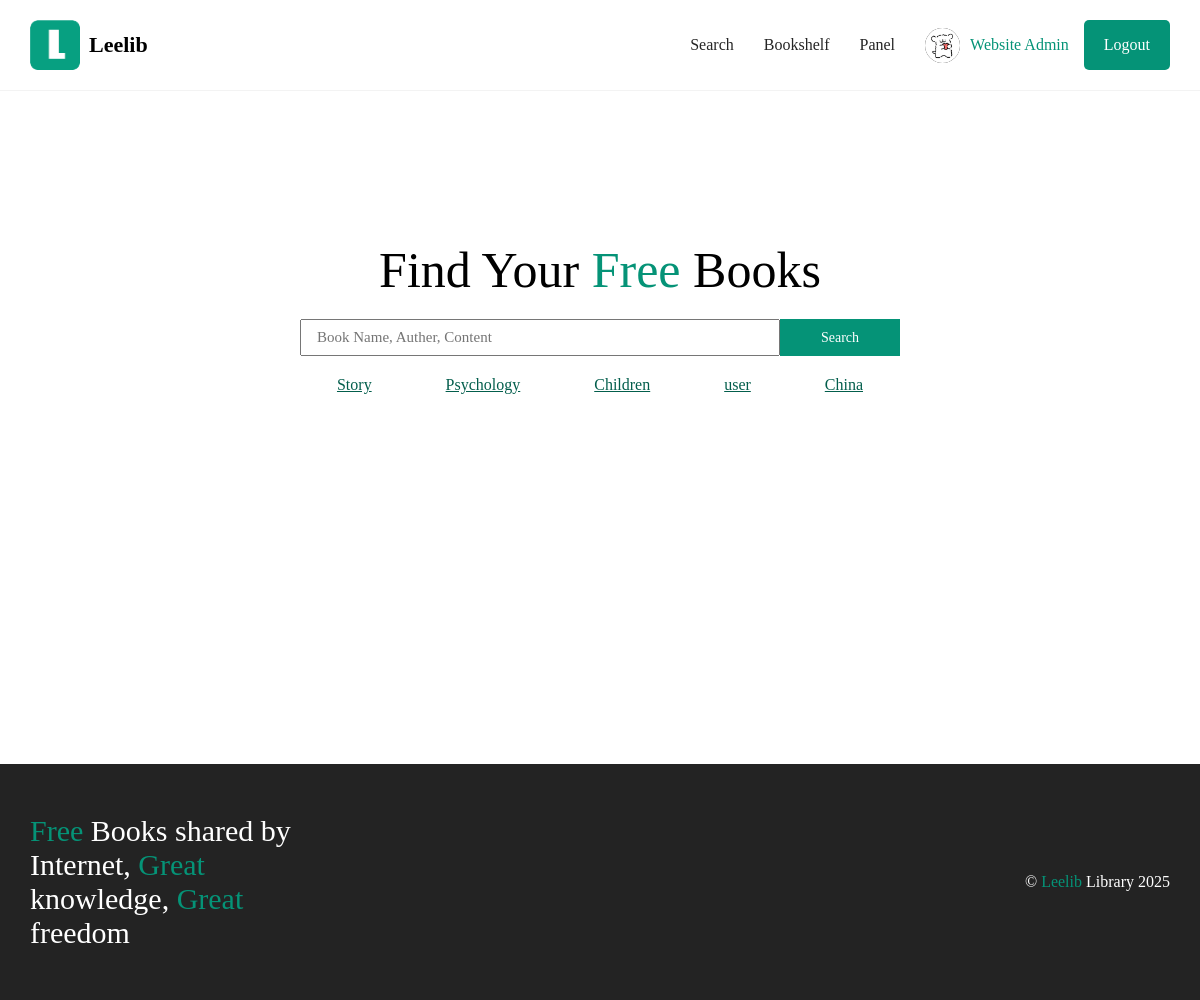
Page /search/ (signed in) on the committed database.
### login/models.py (models this page shows, shortened)
class User(AbstractBaseUser, PermissionsMixin):
    first_name = models.CharField(max_length=50)
    last_name = models.CharField(max_length=50)
    email = models.EmailField(unique=True)
    password = models.CharField(max_length=255)
    privilege = models.IntegerField(default=1)
    is_active = models.BooleanField(default=False)
    is_staff = models.BooleanField(default=False)  # 用于区分管理用户
    is_superuser = models.BooleanField(default=False)  # 用于超级管理员权限
    USERNAME_FIELD = 'email'  # 使用 email 作为用户名字段
    REQUIRED_FIELDS = ['first_name', 'last_name']  # 必填字段
    objects = UserManager()  # 为 User 类绑定自定义的 Manager

### books/models.py (models this page shows, shortened)
class Tag(models.Model):
    name = models.CharField(max_length=50, unique=True)

### books/views.py (the view)
# urls.py: path('search/', views.search, name='books_search'),
def search(request):
    tags = list(Tag.objects.all())
    random_tags = random.sample(tags, min(len(tags), 5))
    return render(request, 'books/search.html', {'tags': random_tags})

### books/templates/books/search.html
{% extends 'base.html' %}
{% block content %}
<div class="searchmain">
    <h1>Find Your <span>Free</span> Books</h1>
    <form role="search" method="get" class="search-form" action="{% url 'books_search_result' %}">
        <div class="searchcontent">
            <input type="search" class="search-field" placeholder="Book Name, Auther, Content" value="" name="q"/>
            <button type="submit" class="search-submit">Search</button>
        </div>
    </form>
    <div class="tag">
        {% for tag in tags %}
            <a href="{% url 'tag_books' tag.id %}">{{ tag.name }}</a>
        {% empty %}
            <p>暂无标签</p>
        {% endfor %}
    </div>
</div>
{% endblock %}

### templates/base.html (shortened to what this page needs)
{% load static %}
<!DOCTYPE html>
<html>
<head>
</head>
<link rel="stylesheet" href="{% static 'style.css' %}">
<body style="margin-top: 0px!important;" lang="">
<header>
    <div class="navbar">
        <div class="logo">
            <a href="/" style="text-decoration: none;cursor: pointer;">
                <div class="logoimg">
                    <img src="{% static 'img/logo.png' %}" alt="">
                </div>
                <h1>Leelib</h1>
            </a>
        </div>
        <div class="navright drop">
            <div class="dropdown">
                <a href="{% url 'books_search' %}" class="navitem">Search</a>
                {% if request.user.is_authenticated %}
                    <a class="navitem" href="{% url 'books_bookself' %}">Bookshelf</a>
                    <a class="navitem" href="{% url 'admin_book' %}">Panel</a>
                {% endif %}
                <div class="userinfo">
                    {% if request.user.is_authenticated %}
                        <div class="userimgname">
                            <img src="{% static 'img/ava.png' %}" alt="">
                        <a href="{% url 'portfolio' %}" id="username">{{ user.first_name }} {{ user.last_name }}</a>
                        </div>
                        <a href="{% url 'logout' %}">
                            <button class="loginbtn">Logout</button>
                        </a>
                    {% else %}
                        <a href="{% url 'login' %}" class="replace-link">
                            <button class="loginbtn">Login</button>
                        </a>
                    {% endif %}
                </div>
            </div>
        </div>
    </div>
</header>
<body>
{% block content %}
{% endblock %}
<div class="footer">
    <h2>
        <span>Free</span> Books shared by Internet, <span>Great</span> knowledge, <span>Great</span> freedom
    </h2>
    <p>&copy <span>Leelib</span> Library 2025</p>
</div>
</body>

### static/style.css (style rules this page uses)
* { margin: 0; padding: 0; }
body { height: 100%; display: flex; flex-direction: column; min-height: 100vh; }
body * { font-family: "Microsoft YaHei" !important; }
.navbar { display: flex; justify-content: space-between; padding: 20px 30px; border-bottom: .5px solid #f3f3f3; }
.logoimg { width: 50px; height: 50px; display: inline-block; }
.logoimg img { width: 100%; height: 100%; border-radius: 7px; }
.logo h1 { display: inline-block; line-height: 50px; height: 50px; font-size: 22px; font-weight: bold; margin-left: 5px; color: #000; }
.logo .logoimg, .logo h1 { display: inline-block; vertical-align: middle; }
.loginbtn { background: #059377; border: none; height: 50px; color: #fff; padding: 0 20px; border-radius: 5px; font-size: 16px; cursor: pointer; margin-left: 15px; }
.navright img { border-radius: 50%; background: #000; width: 35px; height: 35px; line-height: 50px; margin-right: 10px; }
.navright, .dropdown { display: flex; align-items: center; flex-wrap: wrap; }
.navitem { font-size: 16px; color: #252525; text-decoration: none; margin-right: 30px; }
.userinfo { display: flex; align-items: center; }
#username { color: #059377; text-decoration: none; line-height: 50px; }
.userimgname { display: flex; align-items: center; }
.footer { margin-top: 40px; background: #232323; padding: 50px 30px; display: flex; justify-content: space-between; align-items: center; flex-wrap: wrap; }
.footer > h2 { color: #fff; width: 290px; font-size: 30px; font-weight: normal; }
.footer > p { color: #fff; }
.footer span { color: #059377; }
.searchmain { width: 50%; margin: 150px auto; }
.searchmain > h1 { font-size: 50px; text-align: center; font-weight: lighter; margin-bottom: 20px; width: 100%; }
.searchmain > h1 > span { color: #059377; }
.searchcontent { width: 100%; display: flex; margin-bottom: 20px; }
.search-field { width: 80%; font-size: 15px; box-sizing: border-box; padding: 8px 15px; }
.search-submit { width: 20%; font-size: 14px; box-sizing: border-box; padding: 8px 15px; cursor: pointer; color: #fff; background: #059377; border: none; }
.tag { width: 100%; display: flex; justify-content: space-around; margin-bottom: 180px; }
.tag a { margin: 0 7px; color: #035e4c; }
@media (min-width: 1024px) { .dropdown { display: flex; } }

### rows in the picture
User: first_name "Website", last_name "Admin"
Tag: name "Story"
Tag: name "Psychology"
Tag: name "Children"
Tag: name "user"
Tag: name "China"
